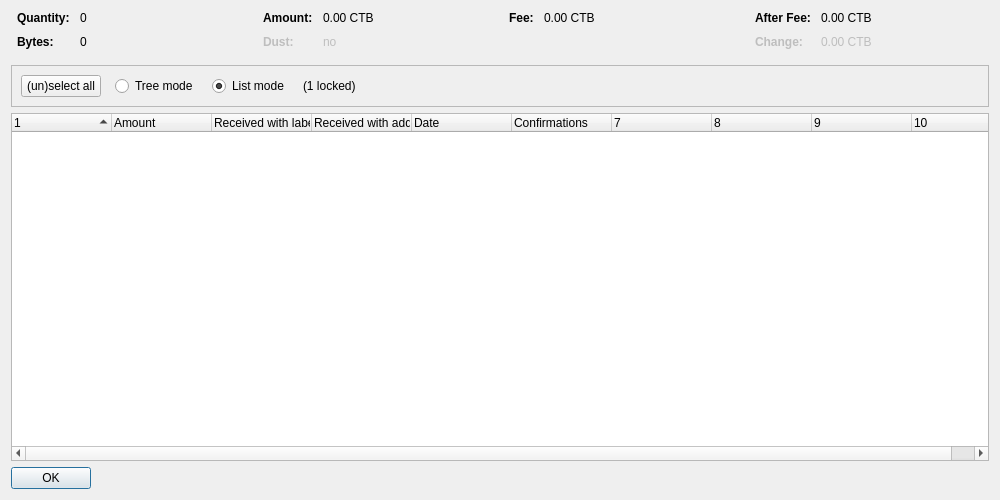
<?xml version="1.0" encoding="UTF-8"?>
<ui version="4.0">
 <class>CoinControlDialog</class>
 <widget class="QDialog" name="CoinControlDialog">
  <property name="geometry">
   <rect>
    <x>0</x>
    <y>0</y>
    <width>1000</width>
    <height>500</height>
   </rect>
  </property>
  <property name="windowTitle">
   <string>Coin Selection</string>
  </property>
  <layout class="QVBoxLayout" name="verticalLayout">
   <item>
    <layout class="QHBoxLayout" name="horizontalLayoutTop" stretch="0,0,0,0">
     <property name="topMargin">
      <number>0</number>
     </property>
     <property name="bottomMargin">
      <number>10</number>
     </property>
     <item>
      <layout class="QFormLayout" name="formLayoutCoinControl1">
       <property name="horizontalSpacing">
        <number>10</number>
       </property>
       <property name="verticalSpacing">
        <number>10</number>
       </property>
       <property name="leftMargin">
        <number>6</number>
       </property>
       <property name="rightMargin">
        <number>6</number>
       </property>
       <item row="0" column="0">
        <widget class="QLabel" name="labelCoinControlQuantityText">
         <property name="font">
          <font>
           <weight>75</weight>
           <bold>true</bold>
          </font>
         </property>
         <property name="text">
          <string>Quantity:</string>
         </property>
        </widget>
       </item>
       <item row="0" column="1">
        <widget class="QLabel" name="labelCoinControlQuantity">
         <property name="cursor">
          <cursorShape>IBeamCursor</cursorShape>
         </property>
         <property name="contextMenuPolicy">
          <enum>Qt::ActionsContextMenu</enum>
         </property>
         <property name="text">
          <string notr="true">0</string>
         </property>
         <property name="textInteractionFlags">
          <set>Qt::LinksAccessibleByMouse|Qt::TextSelectableByKeyboard|Qt::TextSelectableByMouse</set>
         </property>
        </widget>
       </item>
       <item row="1" column="0">
        <widget class="QLabel" name="labelCoinControlBytesText">
         <property name="font">
          <font>
           <weight>75</weight>
           <bold>true</bold>
          </font>
         </property>
         <property name="text">
          <string>Bytes:</string>
         </property>
        </widget>
       </item>
       <item row="1" column="1">
        <widget class="QLabel" name="labelCoinControlBytes">
         <property name="cursor">
          <cursorShape>IBeamCursor</cursorShape>
         </property>
         <property name="contextMenuPolicy">
          <enum>Qt::ActionsContextMenu</enum>
         </property>
         <property name="text">
          <string notr="true">0</string>
         </property>
         <property name="textInteractionFlags">
          <set>Qt::LinksAccessibleByMouse|Qt::TextSelectableByKeyboard|Qt::TextSelectableByMouse</set>
         </property>
        </widget>
       </item>
      </layout>
     </item>
     <item>
      <layout class="QFormLayout" name="formLayoutCoinControl2">
       <property name="horizontalSpacing">
        <number>10</number>
       </property>
       <property name="verticalSpacing">
        <number>10</number>
       </property>
       <property name="leftMargin">
        <number>6</number>
       </property>
       <property name="rightMargin">
        <number>6</number>
       </property>
       <item row="0" column="0">
        <widget class="QLabel" name="labelCoinControlAmountText">
         <property name="font">
          <font>
           <weight>75</weight>
           <bold>true</bold>
          </font>
         </property>
         <property name="text">
          <string>Amount:</string>
         </property>
        </widget>
       </item>
       <item row="0" column="1">
        <widget class="QLabel" name="labelCoinControlAmount">
         <property name="cursor">
          <cursorShape>IBeamCursor</cursorShape>
         </property>
         <property name="contextMenuPolicy">
          <enum>Qt::ActionsContextMenu</enum>
         </property>
         <property name="text">
          <string notr="true">0.00 CTB</string>
         </property>
         <property name="textInteractionFlags">
          <set>Qt::LinksAccessibleByMouse|Qt::TextSelectableByKeyboard|Qt::TextSelectableByMouse</set>
         </property>
        </widget>
       </item>
       <item row="1" column="0">
        <widget class="QLabel" name="labelCoinControlLowOutputText">
         <property name="enabled">
          <bool>false</bool>
         </property>
         <property name="font">
          <font>
           <weight>75</weight>
           <bold>true</bold>
          </font>
         </property>
         <property name="text">
          <string>Dust:</string>
         </property>
        </widget>
       </item>
       <item row="1" column="1">
        <widget class="QLabel" name="labelCoinControlLowOutput">
         <property name="enabled">
          <bool>false</bool>
         </property>
         <property name="cursor">
          <cursorShape>IBeamCursor</cursorShape>
         </property>
         <property name="contextMenuPolicy">
          <enum>Qt::ActionsContextMenu</enum>
         </property>
         <property name="text">
          <string notr="true">no</string>
         </property>
         <property name="textInteractionFlags">
          <set>Qt::LinksAccessibleByMouse|Qt::TextSelectableByKeyboard|Qt::TextSelectableByMouse</set>
         </property>
        </widget>
       </item>
      </layout>
     </item>
     <item>
      <layout class="QFormLayout" name="formLayoutCoinControl3">
       <property name="horizontalSpacing">
        <number>10</number>
       </property>
       <property name="verticalSpacing">
        <number>10</number>
       </property>
       <property name="leftMargin">
        <number>6</number>
       </property>
       <property name="rightMargin">
        <number>6</number>
       </property>
       <item row="0" column="0">
        <widget class="QLabel" name="labelCoinControlFeeText">
         <property name="font">
          <font>
           <weight>75</weight>
           <bold>true</bold>
          </font>
         </property>
         <property name="text">
          <string>Fee:</string>
         </property>
        </widget>
       </item>
       <item row="0" column="1">
        <widget class="QLabel" name="labelCoinControlFee">
         <property name="cursor">
          <cursorShape>IBeamCursor</cursorShape>
         </property>
         <property name="contextMenuPolicy">
          <enum>Qt::ActionsContextMenu</enum>
         </property>
         <property name="text">
          <string notr="true">0.00 CTB</string>
         </property>
         <property name="textInteractionFlags">
          <set>Qt::LinksAccessibleByMouse|Qt::TextSelectableByKeyboard|Qt::TextSelectableByMouse</set>
         </property>
        </widget>
       </item>
      </layout>
     </item>
     <item>
      <layout class="QFormLayout" name="formLayoutCoinControl4">
       <property name="horizontalSpacing">
        <number>10</number>
       </property>
       <property name="verticalSpacing">
        <number>10</number>
       </property>
       <property name="leftMargin">
        <number>6</number>
       </property>
       <property name="rightMargin">
        <number>6</number>
       </property>
       <item row="0" column="0">
        <widget class="QLabel" name="labelCoinControlAfterFeeText">
         <property name="font">
          <font>
           <weight>75</weight>
           <bold>true</bold>
          </font>
         </property>
         <property name="text">
          <string>After Fee:</string>
         </property>
        </widget>
       </item>
       <item row="0" column="1">
        <widget class="QLabel" name="labelCoinControlAfterFee">
         <property name="cursor">
          <cursorShape>IBeamCursor</cursorShape>
         </property>
         <property name="contextMenuPolicy">
          <enum>Qt::ActionsContextMenu</enum>
         </property>
         <property name="text">
          <string notr="true">0.00 CTB</string>
         </property>
         <property name="textInteractionFlags">
          <set>Qt::LinksAccessibleByMouse|Qt::TextSelectableByKeyboard|Qt::TextSelectableByMouse</set>
         </property>
        </widget>
       </item>
       <item row="1" column="0">
        <widget class="QLabel" name="labelCoinControlChangeText">
         <property name="enabled">
          <bool>false</bool>
         </property>
         <property name="font">
          <font>
           <weight>75</weight>
           <bold>true</bold>
          </font>
         </property>
         <property name="text">
          <string>Change:</string>
         </property>
        </widget>
       </item>
       <item row="1" column="1">
        <widget class="QLabel" name="labelCoinControlChange">
         <property name="enabled">
          <bool>false</bool>
         </property>
         <property name="cursor">
          <cursorShape>IBeamCursor</cursorShape>
         </property>
         <property name="contextMenuPolicy">
          <enum>Qt::ActionsContextMenu</enum>
         </property>
         <property name="text">
          <string notr="true">0.00 CTB</string>
         </property>
         <property name="textInteractionFlags">
          <set>Qt::LinksAccessibleByMouse|Qt::TextSelectableByKeyboard|Qt::TextSelectableByMouse</set>
         </property>
        </widget>
       </item>
      </layout>
     </item>
    </layout>
   </item>
   <item>
    <widget class="QFrame" name="frame">
     <property name="minimumSize">
      <size>
       <width>0</width>
       <height>40</height>
      </size>
     </property>
     <property name="frameShape">
      <enum>QFrame::StyledPanel</enum>
     </property>
     <property name="frameShadow">
      <enum>QFrame::Sunken</enum>
     </property>
     <layout class="QHBoxLayout" name="horizontalLayout">
      <item>
       <layout class="QHBoxLayout" name="horizontalLayoutPanel" stretch="0,0,0,0,0">
        <property name="spacing">
         <number>14</number>
        </property>
        <item>
         <widget class="QPushButton" name="pushButtonSelectAll">
          <property name="sizePolicy">
           <sizepolicy hsizetype="Maximum" vsizetype="Fixed">
            <horstretch>0</horstretch>
            <verstretch>0</verstretch>
           </sizepolicy>
          </property>
          <property name="text">
           <string>(un)select all</string>
          </property>
          <property name="autoDefault">
           <bool>false</bool>
          </property>
         </widget>
        </item>
        <item>
         <widget class="QRadioButton" name="radioTreeMode">
          <property name="sizePolicy">
           <sizepolicy hsizetype="Maximum" vsizetype="Fixed">
            <horstretch>0</horstretch>
            <verstretch>0</verstretch>
           </sizepolicy>
          </property>
          <property name="text">
           <string>Tree mode</string>
          </property>
         </widget>
        </item>
        <item>
         <widget class="QRadioButton" name="radioListMode">
          <property name="sizePolicy">
           <sizepolicy hsizetype="Maximum" vsizetype="Fixed">
            <horstretch>0</horstretch>
            <verstretch>0</verstretch>
           </sizepolicy>
          </property>
          <property name="text">
           <string>List mode</string>
          </property>
          <property name="checked">
           <bool>true</bool>
          </property>
         </widget>
        </item>
        <item>
         <widget class="QLabel" name="labelLocked">
          <property name="text">
           <string notr="true">(1 locked)</string>
          </property>
         </widget>
        </item>
        <item>
         <spacer name="horizontalSpacer">
          <property name="orientation">
           <enum>Qt::Horizontal</enum>
          </property>
          <property name="sizeHint" stdset="0">
           <size>
            <width>40</width>
            <height>20</height>
           </size>
          </property>
         </spacer>
        </item>
       </layout>
      </item>
     </layout>
    </widget>
   </item>
   <item>
    <widget class="CoinControlTreeWidget" name="treeWidget">
     <property name="contextMenuPolicy">
      <enum>Qt::CustomContextMenu</enum>
     </property>
     <property name="sortingEnabled">
      <bool>false</bool>
     </property>
     <property name="columnCount">
      <number>10</number>
     </property>
     <attribute name="headerShowSortIndicator" stdset="0">
      <bool>true</bool>
     </attribute>
     <attribute name="headerStretchLastSection">
      <bool>false</bool>
     </attribute>
     <column>
      <property name="text">
       <string/>
      </property>
     </column>
     <column>
      <property name="text">
       <string>Amount</string>
      </property>
     </column>
     <column>
      <property name="text">
       <string>Received with label</string>
      </property>
     </column>
     <column>
      <property name="text">
       <string>Received with address</string>
      </property>
     </column>
     <column>
      <property name="text">
       <string>Date</string>
      </property>
     </column>
     <column>
      <property name="text">
       <string>Confirmations</string>
      </property>
      <property name="toolTip">
       <string>Confirmed</string>
      </property>
     </column>
     <column>
      <property name="text">
       <string/>
      </property>
     </column>
     <column>
      <property name="text">
       <string/>
      </property>
     </column>
     <column>
      <property name="text">
       <string/>
      </property>
     </column>
     <column>
      <property name="text">
       <string/>
      </property>
     </column>
    </widget>
   </item>
   <item>
    <widget class="QDialogButtonBox" name="buttonBox">
     <property name="sizePolicy">
      <sizepolicy hsizetype="Maximum" vsizetype="Fixed">
       <horstretch>0</horstretch>
       <verstretch>0</verstretch>
      </sizepolicy>
     </property>
     <property name="orientation">
      <enum>Qt::Horizontal</enum>
     </property>
     <property name="standardButtons">
      <set>QDialogButtonBox::Ok</set>
     </property>
    </widget>
   </item>
  </layout>
 </widget>
 <customwidgets>
  <customwidget>
   <class>CoinControlTreeWidget</class>
   <extends>QTreeWidget</extends>
   <header>qt/coincontroltreewidget.h</header>
  </customwidget>
 </customwidgets>
 <resources/>
 <connections/>
</ui>
